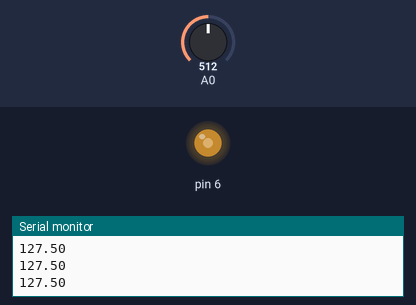
A sketch run on a simulated Arduino Uno, built with avr-gcc and run on an emulated ATmega328P. Shown: output pins drawn as LEDs (lit = HIGH), the last lines printed to the serial monitor. The test bench sets the inputs (shaded band); at power-on: A0 = 512.

Above: at 1.2 s.
1.3 s: A0 set to 716
At 2.0 s:
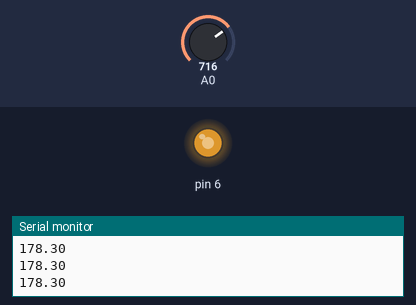
2.8 s: A0 set to 900
At 4.0 s:
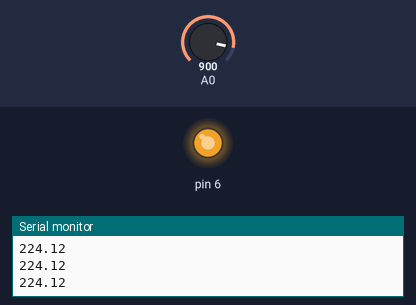
4.3 s: A0 set to 122
At 5.3 s:
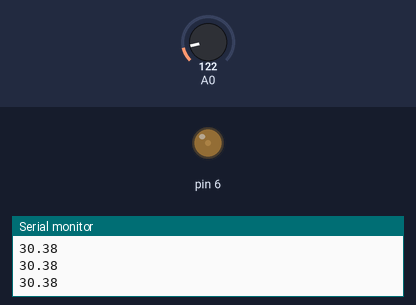
5.8 s: A0 set to 0
At 6.4 s:
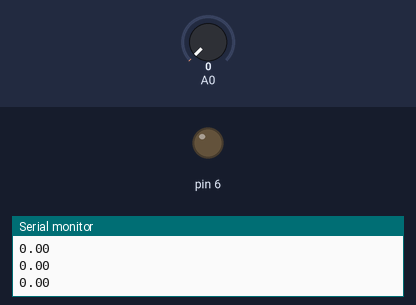
7.3 s: A0 set to 511
At 7.7 s:
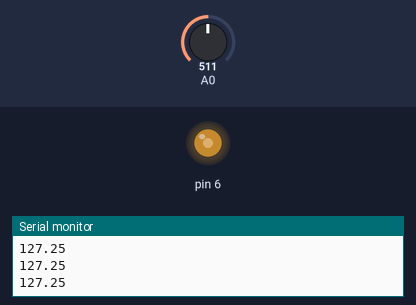
Timing chart, 0 to 9.8 s (numbered marks = the images above; inputs shaded):
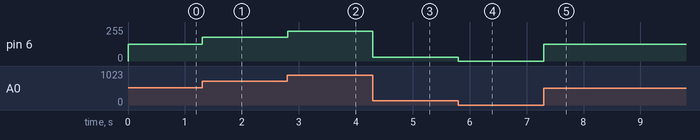

The sketch:

manual_light.ino
```cpp
float val = 0;
float brightness = 0;

void setup() {
  // put your setup code here, to run once:
  pinMode(6,OUTPUT);
  Serial.begin(9600);

}

void loop() {
  // put your main code here, to run repeatedly:
  val = analogRead(0);
  val = val*255/1024;
  brightness = val;
  analogWrite(6,brightness);
  Serial.println(brightness);


}
```

Measured:
- after the input at 1.3 s, pin 6: 127/255 → 178/255 at once
- after the input at 2.8 s, pin 6: 178/255 → 224/255 at once
- after the input at 4.3 s, pin 6: 224/255 → 30/255 at once
- after the input at 5.8 s, pin 6: 30/255 → 0/255 at once
- after the input at 7.3 s, pin 6: 0/255 → 127/255 at once
